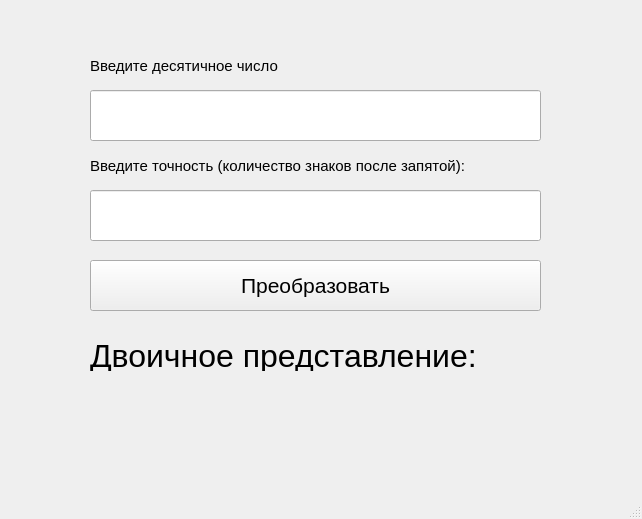
<?xml version="1.0" encoding="UTF-8"?>
<ui version="4.0">
 <class>MainWindow</class>
 <widget class="QMainWindow" name="MainWindow">
  <property name="geometry">
   <rect>
    <x>0</x>
    <y>0</y>
    <width>642</width>
    <height>519</height>
   </rect>
  </property>
  <property name="windowTitle">
   <string>MainWindow</string>
  </property>
  <widget class="QWidget" name="centralwidget">
   <widget class="QLineEdit" name="lineEdit">
    <property name="geometry">
     <rect>
      <x>90</x>
      <y>90</y>
      <width>451</width>
      <height>51</height>
     </rect>
    </property>
    <property name="font">
     <font>
      <pointsize>24</pointsize>
     </font>
    </property>
   </widget>
   <widget class="QLabel" name="label">
    <property name="geometry">
     <rect>
      <x>90</x>
      <y>50</y>
      <width>421</width>
      <height>31</height>
     </rect>
    </property>
    <property name="font">
     <font>
      <pointsize>11</pointsize>
     </font>
    </property>
    <property name="text">
     <string>Введите десятичное число</string>
    </property>
   </widget>
   <widget class="QPushButton" name="pushButton">
    <property name="geometry">
     <rect>
      <x>90</x>
      <y>260</y>
      <width>451</width>
      <height>51</height>
     </rect>
    </property>
    <property name="font">
     <font>
      <pointsize>16</pointsize>
     </font>
    </property>
    <property name="text">
     <string>Преобразовать</string>
    </property>
   </widget>
   <widget class="QLabel" name="label_2">
    <property name="geometry">
     <rect>
      <x>90</x>
      <y>340</y>
      <width>421</width>
      <height>31</height>
     </rect>
    </property>
    <property name="font">
     <font>
      <pointsize>24</pointsize>
     </font>
    </property>
    <property name="text">
     <string>Двоичное представление:</string>
    </property>
   </widget>
   <widget class="QLineEdit" name="lineEdit_2">
    <property name="geometry">
     <rect>
      <x>90</x>
      <y>190</y>
      <width>451</width>
      <height>51</height>
     </rect>
    </property>
    <property name="font">
     <font>
      <pointsize>24</pointsize>
     </font>
    </property>
   </widget>
   <widget class="QLabel" name="label_3">
    <property name="geometry">
     <rect>
      <x>90</x>
      <y>150</y>
      <width>421</width>
      <height>31</height>
     </rect>
    </property>
    <property name="font">
     <font>
      <pointsize>11</pointsize>
     </font>
    </property>
    <property name="text">
     <string>Введите точность (количество знаков после запятой):</string>
    </property>
   </widget>
   <widget class="QLabel" name="label_4">
    <property name="geometry">
     <rect>
      <x>30</x>
      <y>390</y>
      <width>561</width>
      <height>51</height>
     </rect>
    </property>
    <property name="font">
     <font>
      <pointsize>24</pointsize>
     </font>
    </property>
    <property name="text">
     <string/>
    </property>
   </widget>
  </widget>
  <widget class="QMenuBar" name="menubar">
   <property name="geometry">
    <rect>
     <x>0</x>
     <y>0</y>
     <width>642</width>
     <height>22</height>
    </rect>
   </property>
  </widget>
  <widget class="QStatusBar" name="statusbar"/>
 </widget>
 <resources/>
 <connections/>
</ui>
